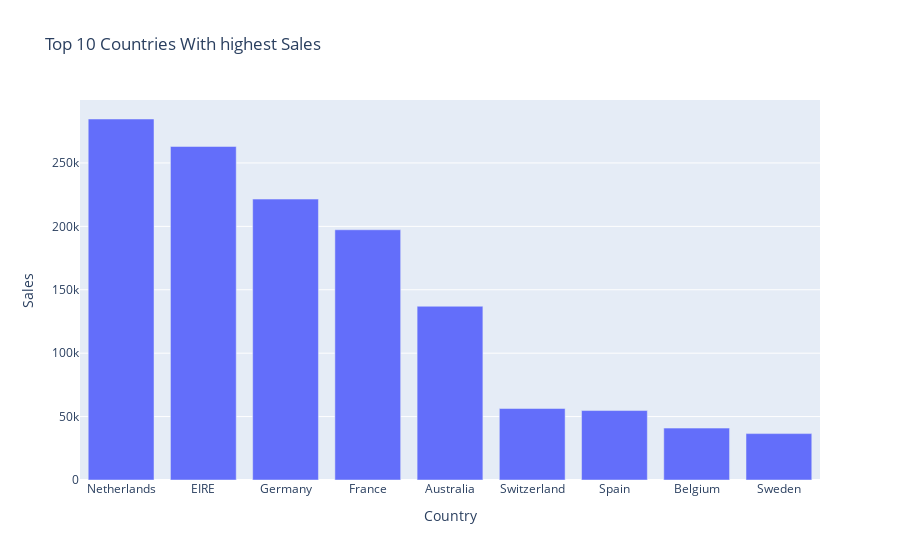

Source (notebook cell):
### Code cell
top_country_sales = df.groupby('Country')['Sales'].sum().sort_values(ascending=False).head(10).reset_index()
top_country_sales = top_country_sales[top_country_sales['Country'] != 'United Kingdom']
fig = px.bar(top_country_sales , x='Country' , y='Sales' , title='Top 10 Countries With highest Sales')
fig.show()
fig.write_html("top_country_sales.html")

### Figure 1 — Plotly figure (JSON) as saved in the notebook; plotly's stock layout.template omitted (floating-point values rounded to 4 significant figures)
{"data": [{"alignmentgroup": "True", "hovertemplate": "Country=%{x}<br>Sales=%{y}<extra></extra>", "legendgroup": "", "marker": {"color": "#636efa", "pattern": {"shape": ""}}, "name": "", "offsetgroup": "", "orientation": "v", "showlegend": false, "textposition": "auto", "type": "bar", "x": ["Netherlands", "EIRE", "Germany", "France", "Australia", "Switzerland", "Spain", "Belgium", "Sweden"], "xaxis": "x", "y": [284700.0, 263000.0, 221500.0, 197300.0, 137000.0, 56360.0, 54760.0, 40910.0, 36590.0], "yaxis": "y"}], "layout": {"barmode": "relative", "legend": {"tracegroupgap": 0}, "title": {"text": "Top 10 Countries With highest Sales"}, "xaxis": {"anchor": "y", "domain": [0, 1], "title": {"text": "Country"}}, "yaxis": {"anchor": "x", "domain": [0, 1], "title": {"text": "Sales"}}}}
